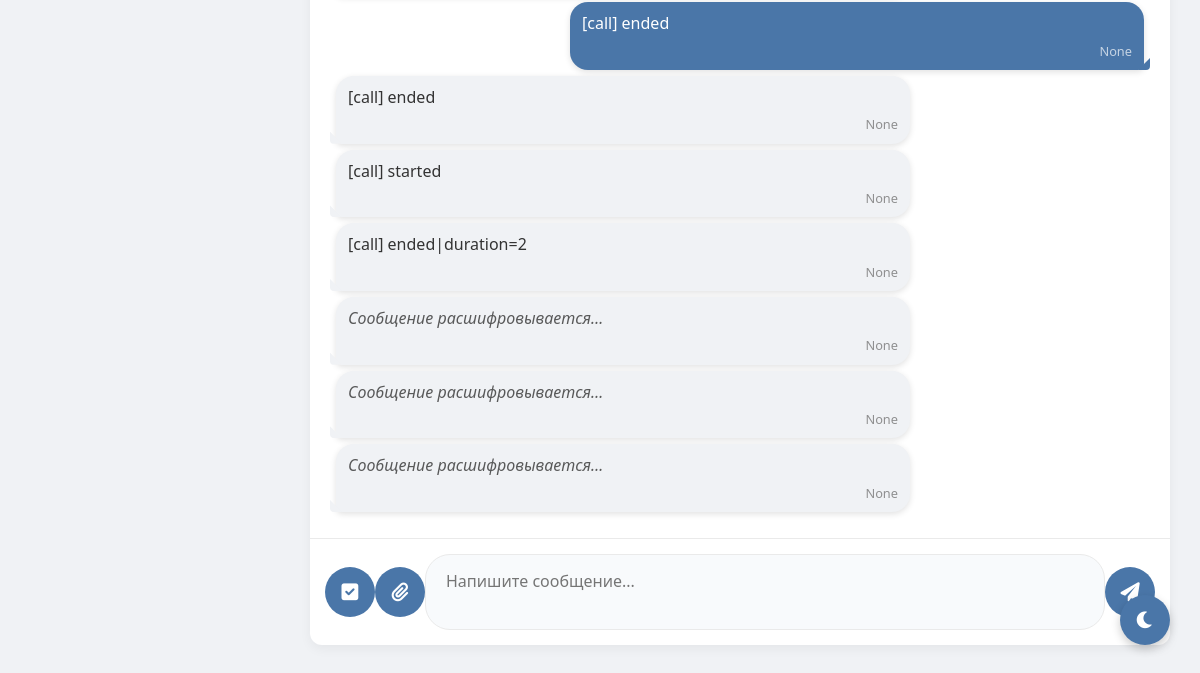
Before: /messages/1 (signed in, lower part) with the older database file.
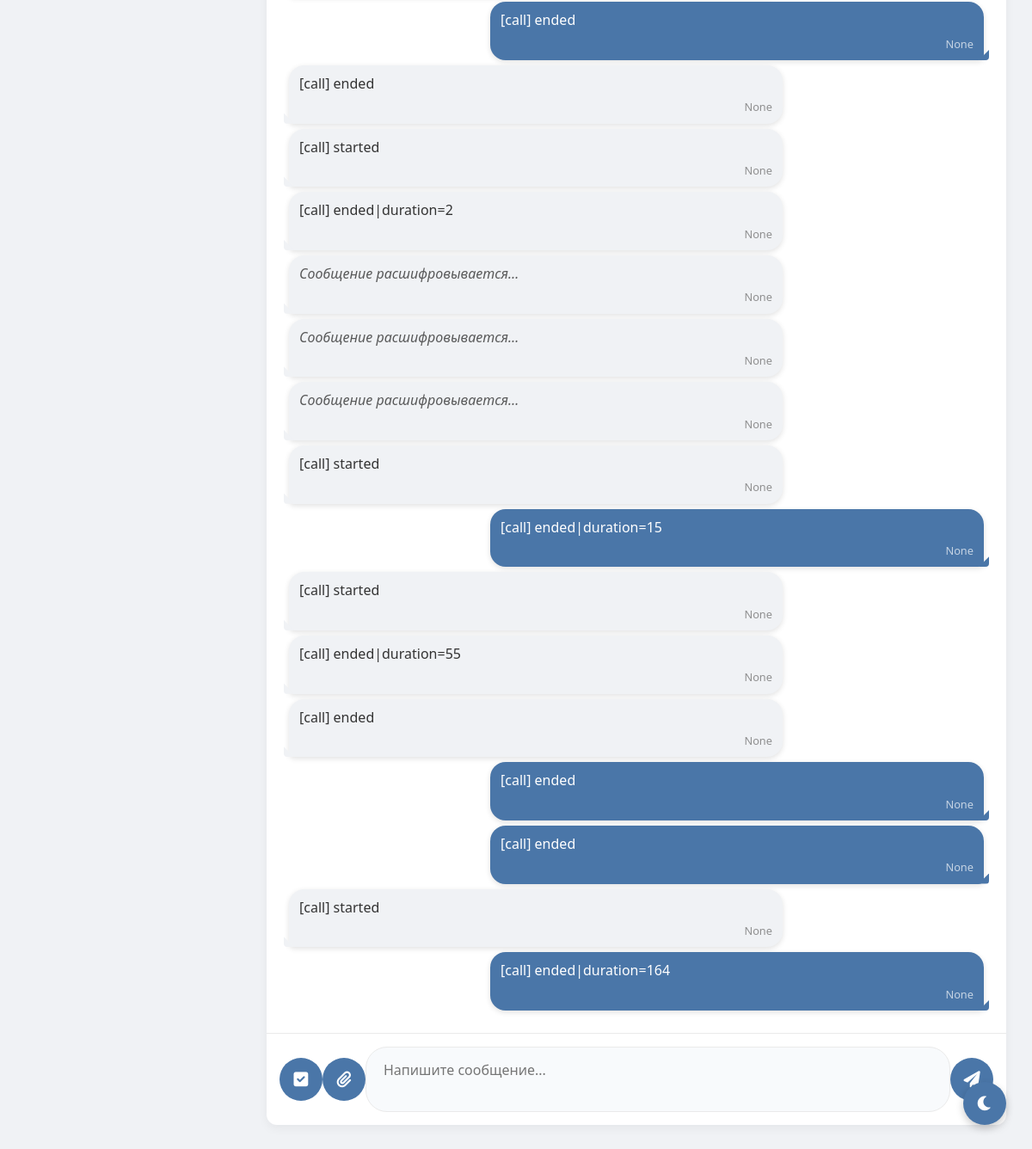
After: the same page with the newer database file.
### tables this page shows
CREATE TABLE messages (
                id INTEGER PRIMARY KEY AUTOINCREMENT,
                sender_id INTEGER NOT NULL,
                receiver_id INTEGER NOT NULL,
                content TEXT NOT NULL,
                file_path TEXT,
                timestamp DATETIME DEFAULT CURRENT_TIMESTAMP,
                FOREIGN KEY(sender_id) REFERENCES users(id),
                FOREIGN KEY(receiver_id) REFERENCES users(id));

### routes/messages.py (the view)
@bp.route('/messages')
@bp.route('/messages/<int:friend_id>')
def messages(friend_id=None):
    if 'user_id' not in session:
        return redirect(url_for('auth.index'))
    user_id = session['user_id']
    conn = get_db()
    c = conn.cursor()
    c.execute("SELECT * FROM users WHERE id = ?", (user_id,))
    user = c.fetchone()
    c.execute('''SELECT users.id, users.username, users.avatar, users.is_online, users.last_seen
                FROM friends
                JOIN users ON friends.friend_id = users.id
                WHERE friends.user_id = ? AND friends.status = 'accepted'
                UNION
                SELECT users.id, users.username, users.avatar, users.is_online, users.last_seen
                FROM friends
                JOIN users ON friends.user_id = users.id
                WHERE friends.friend_id = ? AND friends.status = 'accepted'
                ORDER BY username''', (user_id, user_id))
    friends = c.fetchall()
    messages = []
    active_friend = None
    if friend_id:
        c.execute("SELECT * FROM users WHERE id = ?", (friend_id,))
        active_friend = c.fetchone()
        c.execute('''SELECT messages.*, users.username, users.avatar
                    FROM messages
                    JOIN users ON messages.sender_id = users.id
                    WHERE (sender_id = ? AND receiver_id = ?)
                    OR (sender_id = ? AND receiver_id = ?)
                    ORDER BY timestamp''',
                 (user_id, friend_id, friend_id, user_id))
        messages = c.fetchall()
    conn.close()
    return render_template('messages.html',
                         user=user,
                         friends=friends,
                         messages=messages,
                         friend_id=friend_id,
                         active_friend=active_friend,
                         active_page='messages')

### app.py (called while the page is built)
def _gen_csrf_token():
    import secrets
    token = session.get('_csrf_token')
    if not token:
        token = secrets.token_urlsafe(32)
        session['_csrf_token'] = token
    return token

@app.context_processor
def inject_csrf():
    return {'csrf_token': _gen_csrf_token()}

@app.before_request
def csrf_protect():
    if request.method in ('POST','PUT','PATCH','DELETE'):
        if request.path.startswith('/socket.io') or request.path.startswith('/static'):
            return None
        if request.endpoint in {'auth.index'}:
            if not session.get('_csrf_token'):
                return None
        token = None
        token = request.headers.get('X-CSRFToken') or request.headers.get('X-CSRF-Token')
        if not token:
            token = request.form.get('csrf_token') or request.args.get('csrf_token')
        if not token and request.is_json:
            try:
                token = (request.get_json(silent=True) or {}).get('csrf_token')
            except Exception:
                token = None
        if not token or token != session.get('_csrf_token'):
            return ('CSRF token missing or invalid', 400)

@app.before_request
def enforce_account_block():
    try:
        if request.path.startswith('/static') or request.path.startswith('/socket.io'):
            return None
        if request.endpoint in {'auth.blocked', 'auth.index', 'static.static_files'}:
            return None
        if 'user_id' not in session:
            return None
        from models import get_db
        conn = get_db()
        c = conn.cursor()
        c.execute('SELECT is_blocked, block_reason FROM users WHERE id = ?', (session['user_id'],))
        row = c.fetchone()
        conn.close()
        if row and row['is_blocked']:
            reason = row['block_reason'] or 'Профиль заблокирован администратором'
            return render_template('blocked.html', reason=reason)
    except Exception:
        return None

### models.py (called while the page is built)
def get_db():
    conn = sqlite3.connect('social_network.db')
    conn.row_factory = sqlite3.Row
    return conn

### templates/messages.html (shortened to what this page needs)
<!DOCTYPE html>
<html lang="ru">
<head>
    <link href="https://cdnjs.cloudflare.com/ajax/libs/font-awesome/6.0.0/css/all.min.css" rel="stylesheet">
</head>
<body>
    <div class="app-container">
        <div class="content">
            <div class="chat-container">
                {% if friend_id %}
                <div class="chat-messages" id="chat-messages">
                    {% for msg in messages %}
                    <div class="message {% if msg[1] == session['user_id'] %}sent{% else %}received{% endif %}">
                        {% if msg[3] and msg[3][:4] == 'enc:' %}
                        <div class="message-text cipher">Сообщение расшифровывается…</div>
                        {% else %}
                        <div class="message-text">{{ msg[3] }}</div>
                        {% endif %}
                        <div class="message-time">{{ msg[4] }}</div>
                    </div>
                    {% endfor %}
                </div>
                <div class="chat-input">
                    <button id="select-mode-btn" title="Выбрать сообщения"><i class="fas fa-check-square"></i></button>
                    <button id="attach-button" title="Прикрепить файл"><i class="fas fa-paperclip"></i></button>
                    <textarea id="message-input" placeholder="Напишите сообщение..."></textarea>
                    <button id="send-button" title="Отправить"><i class="fas fa-paper-plane"></i></button>
                </div>
                {% else %}
                <div class="empty-chat">
                    <i class="fas fa-comments"></i>
                    <h3>Выберите диалог</h3>
                    <p>Начните общение с вашими друзьями</p>
                </div>
                {% endif %}
            </div>
        </div>
    </div>
    <button class="theme-toggle" id="themeToggle">
        <i class="fas fa-moon"></i>
    </button>
</body>
</html>

### static/css/hud.css (style rules this page uses)
.content { margin-left:280px; }

Changed rows visible on the page:
added messages: content "[call] started", msg "None"
added messages: content "[call] ended|duration=15", msg "None"
added messages: content "[call] started", msg "None"
added messages: content "[call] ended|duration=55", msg "None"
added messages: content "[call] ended", msg "None"
added messages: content "[call] ended", msg "None"
added messages: content "[call] ended", msg "None"
added messages: content "[call] started", msg "None"
added messages: content "[call] ended|duration=164", msg "None"
